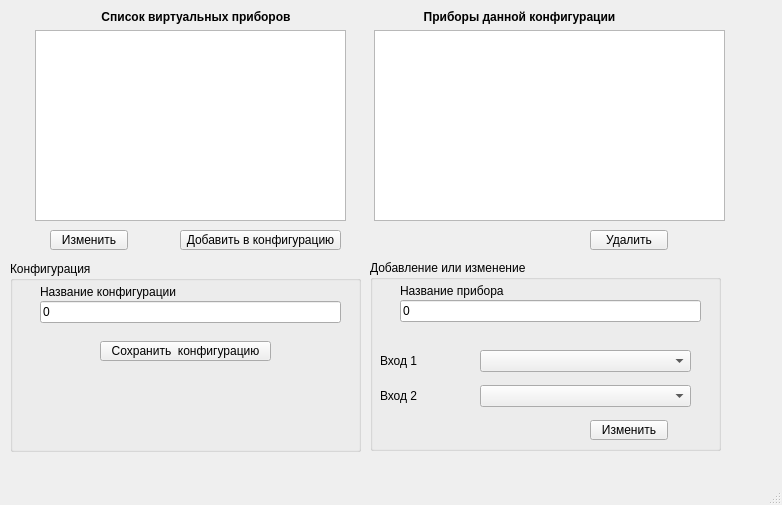
<?xml version="1.0" encoding="UTF-8"?>
<ui version="4.0">
 <class>fmCreateConfig</class>
 <widget class="QMainWindow" name="fmCreateConfig">
  <property name="geometry">
   <rect>
    <x>0</x>
    <y>0</y>
    <width>782</width>
    <height>505</height>
   </rect>
  </property>
  <property name="windowTitle">
   <string>Изменение конфигурации</string>
  </property>
  <widget class="QWidget" name="centralwidget">
   <widget class="QTreeWidget" name="twMeas">
    <property name="geometry">
     <rect>
      <x>790</x>
      <y>450</y>
      <width>292</width>
      <height>221</height>
     </rect>
    </property>
    <property name="frameShadow">
     <enum>QFrame::Sunken</enum>
    </property>
    <property name="lineWidth">
     <number>1</number>
    </property>
    <attribute name="headerVisible">
     <bool>false</bool>
    </attribute>
    <column>
     <property name="text">
      <string notr="true">1</string>
     </property>
    </column>
   </widget>
   <widget class="QLabel" name="label_2">
    <property name="geometry">
     <rect>
      <x>374</x>
      <y>10</y>
      <width>291</width>
      <height>14</height>
     </rect>
    </property>
    <property name="font">
     <font>
      <pointsize>9</pointsize>
      <weight>75</weight>
      <bold>true</bold>
     </font>
    </property>
    <property name="text">
     <string>Приборы данной конфигурации</string>
    </property>
    <property name="alignment">
     <set>Qt::AlignCenter</set>
    </property>
   </widget>
   <widget class="QListWidget" name="lwVIns">
    <property name="geometry">
     <rect>
      <x>374</x>
      <y>30</y>
      <width>351</width>
      <height>191</height>
     </rect>
    </property>
   </widget>
   <widget class="QLabel" name="label">
    <property name="geometry">
     <rect>
      <x>50</x>
      <y>10</y>
      <width>292</width>
      <height>14</height>
     </rect>
    </property>
    <property name="font">
     <font>
      <pointsize>9</pointsize>
      <weight>75</weight>
      <bold>true</bold>
     </font>
    </property>
    <property name="text">
     <string>Список виртуальных приборов</string>
    </property>
    <property name="alignment">
     <set>Qt::AlignCenter</set>
    </property>
   </widget>
   <widget class="QToolButton" name="tbDelCh">
    <property name="geometry">
     <rect>
      <x>50</x>
      <y>230</y>
      <width>78</width>
      <height>20</height>
     </rect>
    </property>
    <property name="font">
     <font>
      <pointsize>9</pointsize>
     </font>
    </property>
    <property name="text">
     <string>Изменить</string>
    </property>
    <property name="toolButtonStyle">
     <enum>Qt::ToolButtonTextOnly</enum>
    </property>
    <property name="arrowType">
     <enum>Qt::NoArrow</enum>
    </property>
   </widget>
   <widget class="QListWidget" name="lwVIns_3">
    <property name="geometry">
     <rect>
      <x>35</x>
      <y>30</y>
      <width>311</width>
      <height>191</height>
     </rect>
    </property>
    <property name="selectionMode">
     <enum>QAbstractItemView::MultiSelection</enum>
    </property>
   </widget>
   <widget class="QGroupBox" name="groupBox_2">
    <property name="geometry">
     <rect>
      <x>370</x>
      <y>260</y>
      <width>351</width>
      <height>191</height>
     </rect>
    </property>
    <property name="title">
     <string>Добавление или изменение</string>
    </property>
    <widget class="QLineEdit" name="leIndexMess_2">
     <property name="geometry">
      <rect>
       <x>30</x>
       <y>40</y>
       <width>301</width>
       <height>22</height>
      </rect>
     </property>
     <property name="font">
      <font>
       <pointsize>9</pointsize>
      </font>
     </property>
     <property name="text">
      <string>0</string>
     </property>
    </widget>
    <widget class="QLabel" name="lbl1_7">
     <property name="geometry">
      <rect>
       <x>30</x>
       <y>20</y>
       <width>111</width>
       <height>21</height>
      </rect>
     </property>
     <property name="font">
      <font>
       <pointsize>9</pointsize>
      </font>
     </property>
     <property name="lineWidth">
      <number>-5</number>
     </property>
     <property name="text">
      <string>Название прибора</string>
     </property>
    </widget>
    <widget class="QLabel" name="lblch_1">
     <property name="geometry">
      <rect>
       <x>10</x>
       <y>90</y>
       <width>91</width>
       <height>21</height>
      </rect>
     </property>
     <property name="font">
      <font>
       <pointsize>9</pointsize>
      </font>
     </property>
     <property name="lineWidth">
      <number>-5</number>
     </property>
     <property name="text">
      <string>Вход 1</string>
     </property>
    </widget>
    <widget class="QComboBox" name="cbCh_1">
     <property name="geometry">
      <rect>
       <x>110</x>
       <y>90</y>
       <width>211</width>
       <height>22</height>
      </rect>
     </property>
     <property name="editable">
      <bool>false</bool>
     </property>
     <property name="currentIndex">
      <number>0</number>
     </property>
     <item>
      <property name="text">
       <string/>
      </property>
     </item>
     <item>
      <property name="text">
       <string>AD7793 (24  бит)</string>
      </property>
     </item>
    </widget>
    <widget class="QLabel" name="lblch_2">
     <property name="geometry">
      <rect>
       <x>10</x>
       <y>125</y>
       <width>91</width>
       <height>21</height>
      </rect>
     </property>
     <property name="font">
      <font>
       <pointsize>9</pointsize>
      </font>
     </property>
     <property name="lineWidth">
      <number>-5</number>
     </property>
     <property name="text">
      <string>Вход 2</string>
     </property>
    </widget>
    <widget class="QComboBox" name="cbCh_2">
     <property name="geometry">
      <rect>
       <x>110</x>
       <y>125</y>
       <width>211</width>
       <height>22</height>
      </rect>
     </property>
     <property name="editable">
      <bool>false</bool>
     </property>
     <property name="currentIndex">
      <number>0</number>
     </property>
     <item>
      <property name="text">
       <string/>
      </property>
     </item>
     <item>
      <property name="text">
       <string/>
      </property>
     </item>
    </widget>
    <widget class="QToolButton" name="tbDelCh_2">
     <property name="geometry">
      <rect>
       <x>220</x>
       <y>160</y>
       <width>78</width>
       <height>20</height>
      </rect>
     </property>
     <property name="font">
      <font>
       <pointsize>9</pointsize>
      </font>
     </property>
     <property name="text">
      <string>Изменить</string>
     </property>
     <property name="toolButtonStyle">
      <enum>Qt::ToolButtonTextOnly</enum>
     </property>
     <property name="arrowType">
      <enum>Qt::NoArrow</enum>
     </property>
    </widget>
   </widget>
   <widget class="QToolButton" name="tbAddVPribor_2">
    <property name="geometry">
     <rect>
      <x>180</x>
      <y>230</y>
      <width>161</width>
      <height>20</height>
     </rect>
    </property>
    <property name="font">
     <font>
      <pointsize>9</pointsize>
     </font>
    </property>
    <property name="text">
     <string>Добавить в конфигурацию</string>
    </property>
    <property name="toolButtonStyle">
     <enum>Qt::ToolButtonTextOnly</enum>
    </property>
    <property name="arrowType">
     <enum>Qt::NoArrow</enum>
    </property>
   </widget>
   <widget class="QToolButton" name="tbDelVPribor_2">
    <property name="geometry">
     <rect>
      <x>590</x>
      <y>230</y>
      <width>78</width>
      <height>20</height>
     </rect>
    </property>
    <property name="font">
     <font>
      <pointsize>9</pointsize>
     </font>
    </property>
    <property name="text">
     <string>Удалить</string>
    </property>
    <property name="toolButtonStyle">
     <enum>Qt::ToolButtonTextOnly</enum>
    </property>
    <property name="arrowType">
     <enum>Qt::NoArrow</enum>
    </property>
   </widget>
   <widget class="QGroupBox" name="groupBox_3">
    <property name="geometry">
     <rect>
      <x>10</x>
      <y>261</y>
      <width>351</width>
      <height>191</height>
     </rect>
    </property>
    <property name="title">
     <string>Конфигурация</string>
    </property>
    <widget class="QLineEdit" name="leIndexMess_3">
     <property name="geometry">
      <rect>
       <x>30</x>
       <y>40</y>
       <width>301</width>
       <height>22</height>
      </rect>
     </property>
     <property name="font">
      <font>
       <pointsize>9</pointsize>
      </font>
     </property>
     <property name="text">
      <string>0</string>
     </property>
    </widget>
    <widget class="QLabel" name="lbl1_8">
     <property name="geometry">
      <rect>
       <x>30</x>
       <y>20</y>
       <width>141</width>
       <height>21</height>
      </rect>
     </property>
     <property name="font">
      <font>
       <pointsize>9</pointsize>
      </font>
     </property>
     <property name="lineWidth">
      <number>-5</number>
     </property>
     <property name="text">
      <string>Название конфигурации</string>
     </property>
    </widget>
    <widget class="QToolButton" name="tbSave">
     <property name="geometry">
      <rect>
       <x>90</x>
       <y>80</y>
       <width>171</width>
       <height>20</height>
      </rect>
     </property>
     <property name="font">
      <font>
       <pointsize>9</pointsize>
      </font>
     </property>
     <property name="text">
      <string>Сохранить  конфигурацию</string>
     </property>
     <property name="toolButtonStyle">
      <enum>Qt::ToolButtonTextOnly</enum>
     </property>
     <property name="arrowType">
      <enum>Qt::NoArrow</enum>
     </property>
    </widget>
   </widget>
  </widget>
  <widget class="QMenuBar" name="menubar">
   <property name="geometry">
    <rect>
     <x>0</x>
     <y>0</y>
     <width>782</width>
     <height>21</height>
    </rect>
   </property>
  </widget>
  <widget class="QStatusBar" name="statusbar"/>
 </widget>
 <resources/>
 <connections/>
</ui>
